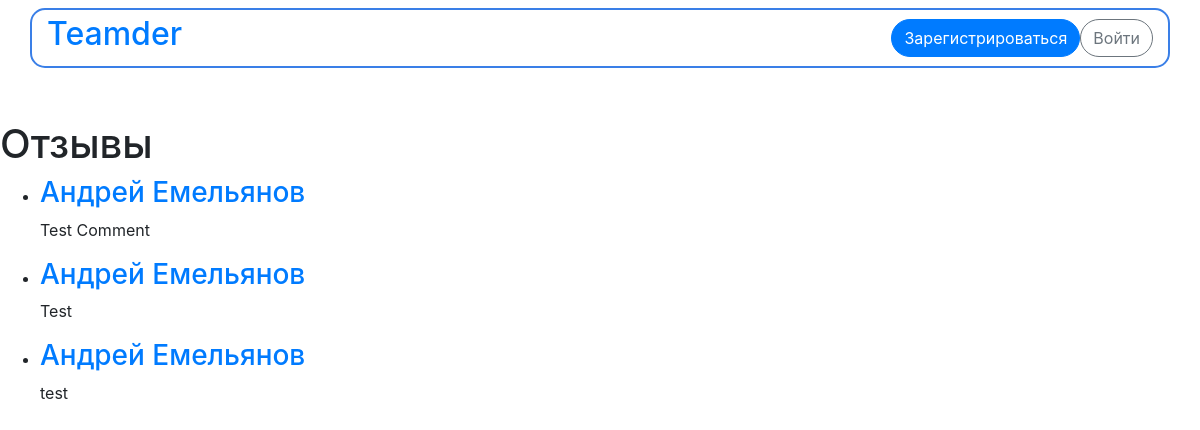
/accounts/detail/2/comments, run on an earlier commit of the app's database.
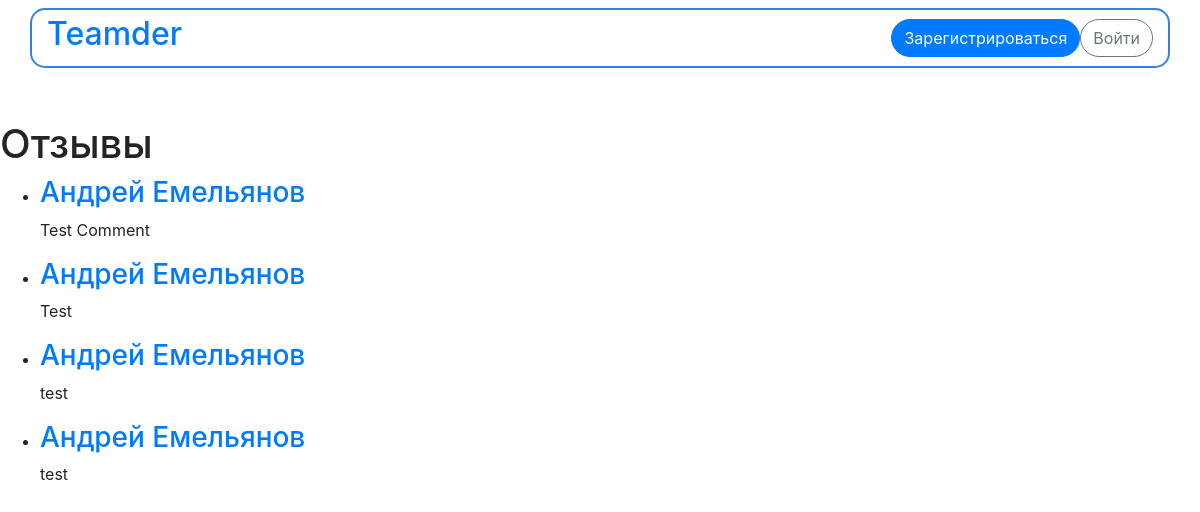
And on a later commit of the database.
### teamder/apps/user_accounts/models.py (models this page shows, shortened)
class Comment(models.Model):
    sender = models.ForeignKey(get_user_model(), on_delete=models.CASCADE)
    recipient = models.ForeignKey(get_user_model(), on_delete=models.CASCADE, related_name='comments')
    text = models.CharField('Текст отзыва', max_length = 1000)
    mark = models.IntegerField('Оценка')
    class Meta:
        verbose_name = 'Отзыв'
        verbose_name_plural = 'Отзывы'

### teamder/apps/user_accounts/views.py (the view)
# urls.py: path('detail/<int:user_id>/comments', views.comments, name='comments'),
def comments(request, user_id):
    try:
        user = User.objects.get(id=user_id)
    except:
        return Http404('Пользователь не найден!')
    comments_list = user.comments.all()
    context = {
        'comments_list': comments_list,
        'current_user': user
    }
    return render(request, 'user_accounts/comments.html', context)

### teamder/templates/user_accounts/comments.html (shortened to what this page needs)
{% extends "base.html" %}
{% block content %}
<h1>Отзывы</h1>
{% if comments_list %}
	<ul>
		{% for comment in comments_list %}
		<li>
			<h3><a href="{% url 'user_accounts:detail' comment.sender.id%}">{{comment.sender.first_name}} {{comment.sender.last_name}}</a></h3>
			<p>{{comment.text}}</p>
		</li>
		{% endfor %}
	</ul>
{% else %}
	<p>Об этом пользователе еще ни кто не оставил отзыв. Если вам есть что рассказать о нем, вы можете стать первым!</p>
{% endif %}
{% endblock %}

What changed in the data, as far as the page shows it:
added Comment: sender.first_name "Андрей", sender.last_name "Емельянов", text "test"
